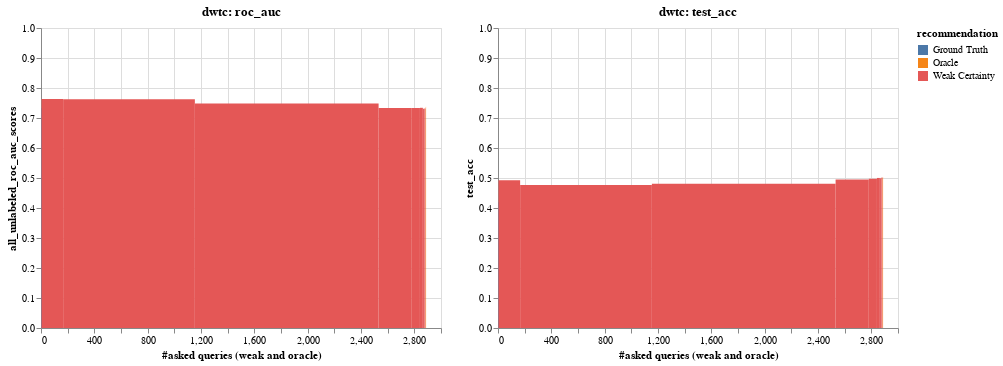

The cell this chart's notebook holds for it:
### Code cell
pre_fetch_data(4)
visualise_top_n(4)

### Figure 1 — Vega-Lite specification as saved in the notebook (floating-point values rounded to 4 significant figures)
{"config": {"view": {"continuousWidth": 400, "continuousHeight": 300}}, "vconcat": [{"hconcat": [{"mark": "rect", "encoding": {"color": {"type": "nominal", "field": "recommendation", "scale": {"scheme": "tableau10"}}, "tooltip": [{"type": "quantitative", "field": "iteration"}, {"type": "quantitative", "field": "f1"}, {"type": "quantitative", "field": "test_acc"}, {"type": "quantitative", "field": "all_unlabeled_roc_auc_scores"}, {"type": "quantitative", "field": "query_strong_accuracy_list"}, {"type": "quantitative", "field": "query_length"}, {"type": "nominal", "field": "recommendation"}], "x": {"type": "quantitative", "field": "asked_queries_end", "title": "#asked queries (weak and oracle)"}, "x2": {"field": "asked_queries"}, "y": {"type": "quantitative", "field": "all_unlabeled_roc_auc_scores", "scale": {"domain": [0, 1]}}}, "selection": {"selector010": {"type": "interval", "bind": "scales", "encodings": ["x", "y"]}}, "title": "dwtc: roc_auc"}, {"mark": "rect", "encoding": {"color": {"type": "nominal", "field": "recommendation", "scale": {"scheme": "tableau10"}}, "tooltip": [{"type": "quantitative", "field": "iteration"}, {"type": "quantitative", "field": "f1"}, {"type": "quantitative", "field": "test_acc"}, {"type": "quantitative", "field": "all_unlabeled_roc_auc_scores"}, {"type": "quantitative", "field": "query_strong_accuracy_list"}, {"type": "quantitative", "field": "query_length"}, {"type": "nominal", "field": "recommendation"}], "x": {"type": "quantitative", "field": "asked_queries_end", "title": "#asked queries (weak and oracle)"}, "x2": {"field": "asked_queries"}, "y": {"type": "quantitative", "field": "test_acc", "scale": {"domain": [0, 1]}}}, "selection": {"selector010": {"type": "interval", "bind": "scales", "encodings": ["x", "y"]}}, "title": "dwtc: test_acc"}]}], "data": {"name": "data-6b7eb900f0678d1f60b6e06e8ab675db"}, "$schema": "https://vega.github.io/schema/vega-lite/v4.8.1.json", "datasets": {"data-6b7eb900f0678d1f60b6e06e8ab675db": [{"iteration": 0, "all_unlabeled_roc_auc_scores": 0.7326, "query_length": 4, "recommendation": "Ground Truth", "query_strong_accuracy_list": null, "f1": 0.4221, "test_acc": 0.4188, "asked_queries": 4, "asked_queries_end": 0}, {"iteration": 1, "all_unlabeled_roc_auc_scores": 0.7635, "query_length": 162, "recommendation": "Weak Certainty", "query_strong_accuracy_list": 0.7963, "f1": 0.4753, "test_acc": 0.4928, "asked_queries": 166, "asked_queries_end": 4}, {"iteration": 2, "all_unlabeled_roc_auc_scores": 0.7625, "query_length": 988, "recommendation": "Weak Certainty", "query_strong_accuracy_list": 0.5091, "f1": 0.4474, "test_acc": 0.4767, "asked_queries": 1154, "asked_queries_end": 166}, {"iteration": 3, "all_unlabeled_roc_auc_scores": 0.7485, "query_length": 1378, "recommendation": "Weak Certainty", "query_strong_accuracy_list": 0.4811, "f1": 0.4474, "test_acc": 0.481, "asked_queries": 2532, "asked_queries_end": 1154}, {"iteration": 4, "all_unlabeled_roc_auc_scores": 0.7333, "query_length": 249, "recommendation": "Weak Certainty", "query_strong_accuracy_list": 0.3815, "f1": 0.4574, "test_acc": 0.4947, "asked_queries": 2781, "asked_queries_end": 2532}, {"iteration": 5, "all_unlabeled_roc_auc_scores": 0.7334, "query_length": 61, "recommendation": "Weak Certainty", "query_strong_accuracy_list": 0.2951, "f1": 0.4616, "test_acc": 0.4974, "asked_queries": 2842, "asked_queries_end": 2781}, {"iteration": 6, "all_unlabeled_roc_auc_scores": 0.734, "query_length": 22, "recommendation": "Weak Certainty", "query_strong_accuracy_list": 0.2727, "f1": 0.4645, "test_acc": 0.5002, "asked_queries": 2864, "asked_queries_end": 2842}, {"iteration": 7, "all_unlabeled_roc_auc_scores": 0.7312, "query_length": 8, "recommendation": "Weak Certainty", "query_strong_accuracy_list": 0.375, "f1": 0.4625, "test_acc": 0.4988, "asked_queries": 2872, "asked_queries_end": 2864}, {"iteration": 8, "all_unlabeled_roc_auc_scores": 0.731, "query_length": 3, "recommendation": "Weak Certainty", "query_strong_accuracy_list": 0.6667, "f1": 0.4651, "test_acc": 0.5017, "asked_queries": 2875, "asked_queries_end": 2872}, {"iteration": 9, "all_unlabeled_roc_auc_scores": 0.7319, "query_length": 1, "recommendation": "Weak Certainty", "query_strong_accuracy_list": 0.0, "f1": 0.4628, "test_acc": 0.4988, "asked_queries": 2876, "asked_queries_end": 2875}, {"iteration": 10, "all_unlabeled_roc_auc_scores": 0.732, "query_length": 4, "recommendation": "Weak Certainty", "query_strong_accuracy_list": 0.25, "f1": 0.4645, "test_acc": 0.5009, "asked_queries": 2880, "asked_queries_end": 2876}, {"iteration": 11, "all_unlabeled_roc_auc_scores": 0.7298, "query_length": 1, "recommendation": "Oracle", "query_strong_accuracy_list": null, "f1": 0.4647, "test_acc": 0.501, "asked_queries": 2881, "asked_queries_end": 2880}, {"iteration": 12, "all_unlabeled_roc_auc_scores": 0.732, "query_length": 2, "recommendation": "Weak Certainty", "query_strong_accuracy_list": 0.0, "f1": 0.4647, "test_acc": 0.501, "asked_queries": 2883, "asked_queries_end": 2881}, {"iteration": 13, "all_unlabeled_roc_auc_scores": 0.7357, "query_length": 1, "recommendation": "Weak Certainty", "query_strong_accuracy_list": 0.0, "f1": 0.467, "test_acc": 0.5033, "asked_queries": 2884, "asked_queries_end": 2883}, {"iteration": 14, "all_unlabeled_roc_auc_scores": 0.7308, "query_length": 1, "recommendation": "Weak Certainty", "query_strong_accuracy_list": 0.0, "f1": 0.4646, "test_acc": 0.501, "asked_queries": 2885, "asked_queries_end": 2884}, {"iteration": 15, "all_unlabeled_roc_auc_scores": 0.7327, "query_length": 1, "recommendation": "Oracle", "query_strong_accuracy_list": null, "f1": 0.4642, "test_acc": 0.5005, "asked_queries": 2886, "asked_queries_end": 2885}, {"iteration": 16, "all_unlabeled_roc_auc_scores": 0.7347, "query_length": 1, "recommendation": "Oracle", "query_strong_accuracy_list": null, "f1": 0.4638, "test_acc": 0.5003, "asked_queries": 2887, "asked_queries_end": 2886}, {"iteration": 17, "all_unlabeled_roc_auc_scores": 0.7376, "query_length": 1, "recommendation": "Oracle", "query_strong_accuracy_list": null, "f1": 0.4674, "test_acc": 0.5036, "asked_queries": 2888, "asked_queries_end": 2887}]}}
